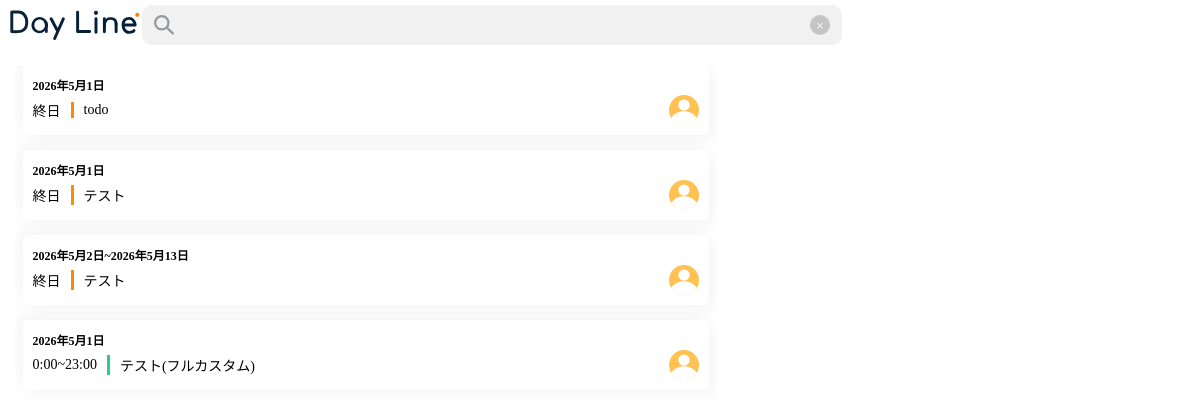
Page /index/event/search/ (signed in) on the committed database.
### DayLine_1_DayLine/models.py (models this page shows, shortened)
class Event(models.Model):
    class Meta:
        verbose_name = "予定"
        verbose_name_plural = "予定"
    created_at = models.DateTimeField(auto_now_add=True)
    updated_at = models.DateTimeField(auto_now=True)
    id = models.UUIDField(
        primary_key=True,
        default=uuid.uuid4,
    )
    room = models.ForeignKey(
        Room,
        verbose_name='ルーム',
        on_delete=models.CASCADE,
        related_name='events',
        null=True
    )
    title = models.CharField(
        verbose_name='タイトル',
        max_length=100,
    )
    created_by = models.ForeignKey(
        CustomUser,
        verbose_name='作成者',
        on_delete=models.SET_NULL,
        null=True
    )
    start_date = models.DateField(
        verbose_name='開始日',
    )
    start_time = models.TimeField(
        verbose_name='開始時間',
        default=datetime.time(0, 0, 0),
        blank=True
    )
    end_date = models.DateField(
        verbose_name='終了日',
        null=True,
        blank=True
    )
    end_time = models.TimeField(
        verbose_name='終了時間',
        default=datetime.time(23, 0, 0),
        null=True,
        blank=True
    )
    allday = models.BooleanField(
        verbose_name='終日設定',
        default=True
    )
    color = models.ForeignKey(
        Color,
        verbose_name="色",
        on_delete=models.SET_NULL,
        null=True,
        blank=True
    )
    repeat = models.ForeignKey(
        Repeat,
        verbose_name="繰り返し",
        on_delete=models.SET_NULL,
        null=True,
        blank=True
    )
    url = models.URLField(
        verbose_name="URL",
        null=True,
        blank=True
    )
    location = models.CharField(
        verbose_name="場所",
        null=True,
        blank=True,
        max_length=100
    )
    memo = models.TextField(
        verbose_name="メモ",
        null=True,
        blank=True,
        max_length=500
    )

### DayLine_1_DayLine/views.py (the view)
# urls.py: path('event/search/', views.SearchEvent.as_view(), name='search_event'),
class SearchEvent(ListView):
    template_name = "serch_event.html"
    model = Event
    def get_queryset(self):
        query = self.request.GET.get('query')
        queryset = Event.objects.filter(
            room__roommember__user=self.request.user
        ).distinct()
        if query:
            event_list = queryset.filter(
                title__icontains=query
            )
        else:
            event_list = queryset.all()
        return event_list

### DayLine_1_DayLine/templates/serch_event.html (shortened to what this page needs)
{% load static %}
<!DOCTYPE html>
<html lang="en">
<head>
    <link rel="stylesheet" href="{% static 'css/index/header.css' %}">
    <link rel="stylesheet" href="{% static 'css/index/search.css' %}">
</head>
<body>
    <header>
        <a href="{% url "DayLine_1_DayLine:index" %}">
            <div class="header-1">
                <img src="{% static 'img/DayLine2.svg' %}" alt="" height="30px">
            </div>
        </a>
        <form action="" method="GET">
            <div class="search-box">
                <div class="search-icon"><img src="{% static "img/検索.svg" %}" alt=""></div>
                <input id="event-search-box" type="text" name="query" value="{{ request.GET.query }}">
                <p><button type="button" id="event-search-box-crear" class="search-clear-btn">×</button></p>
            </div>
        </form>
    </header>
    <main>
        <div class="search_results">
            {% for search in object_list %}
            <div class="search-result">
                {% if search.start_date == search.end_date %}
                <div class="search-result-date">{{search.start_date}}</div>
                {% else %}
                <div class="search-result-date">{{search.start_date}}~{{search.end_date}}</div>
                {% endif %}
                <div class="search-result-detail">
                    {% if search.allday %}
                    <div class="search-result-detail-time">終日</div>
                    {% else  %}
                    <div class="search-result-detail-time">{{search.start_time}}~{{search.end_time}}</div>
                    {% endif %}
                    <div class="search-result-detail-title" style="border-color:{{search.color.color}}">{{search.title}}</div>
                    <div class="search-result-detail-createby"><img src="{% static "img/初期アイコン.svg" %}" alt=""></div>
                </div>
            </div>
            {% endfor %}
        </div>
    </main>
</body>
{% load django_browser_reload %}
</html>

### static/css/index/header.css (style rules this page uses)
header { display: flex; height: 50px; align-items: center; padding-left:10px; }
.header-1 { width: 100%; display: flex; align-items: center; }

### static/css/index/search.css (style rules this page uses)
html, body { margin: 0; padding: 0; height: 100%; width: 100%; overflow: hidden; }
.search-box { display: flex; height: 40px; width: 700px; margin-right: 50px; background-color: rgba(121, 121, 121, 0.1); border-radius: 10px; }
.search-icon { display: flex; align-items: center; justify-content: center; width: 50px; }
.search-icon img { height: 20px; }
.search-box input { border: none; width: 100%; background: none; }
.search-box p { display: flex; align-items: center; justify-content: center; width: 50px; }
#event-search-box-crear { border-radius: 100px; border: none; height: 20px; width: 20px; background-color: rgba(173, 173, 173, 0.649); color: aliceblue; }
main { height: calc(100% - 50px - (15px * 2)); width: calc(100% - (15px * 2)); display: flex; margin: 15px; gap: 15px; }
.search_results { width: 60%; height: 100%; display: flex; flex-direction: column; align-items: center; overflow-y: scroll; gap: 15px; }
.search-result { height: calc(70px - (10px * 2)); width: 95%; padding: 10px; display: flex; flex-direction: column; border-radius: 5px; box-shadow: 6px 6px 12px rgba(202, 202, 202, 0.158), -6px -6px 12px rgba(202, 202, 202, 0.158); transition: 0.1s; }
.search-result-date { height: 100%; display: flex; align-items: center; font-size: 12px; font-weight: 600; }
.search-result-detail { height: 100%; display: flex; align-items: center; font-size: 14px; }
.search-result-detail-title { margin-left: 10px; padding-left: 10px; border-left: 3px solid; border-color: orange; }
.search-result-detail-createby { display: flex; align-items: center; justify-content: center; margin-left: auto; }
.search-result-detail-createby img { height: 30px; width: auto; }

### rows in the picture
Event: start_date "2026年5月1日", allday "終日", title "todo"
Event: start_date "2026年5月1日", allday "終日", title "テスト"
Event: start_date "2026年5月2日", end_date "2026年5月13日", allday "終日", title "テスト"
Event: start_date "2026年5月1日", start_time "0:00", end_time "23:00", title "テスト(フルカスタム)"
